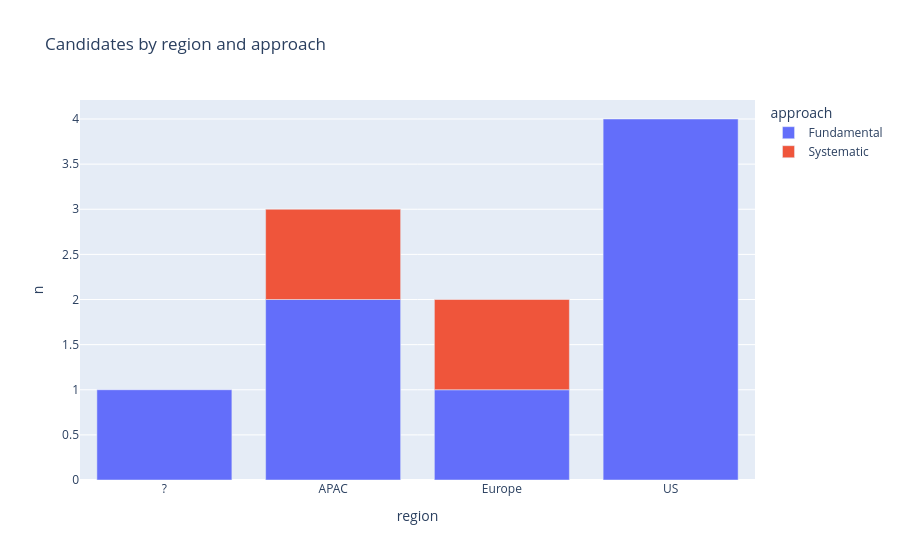
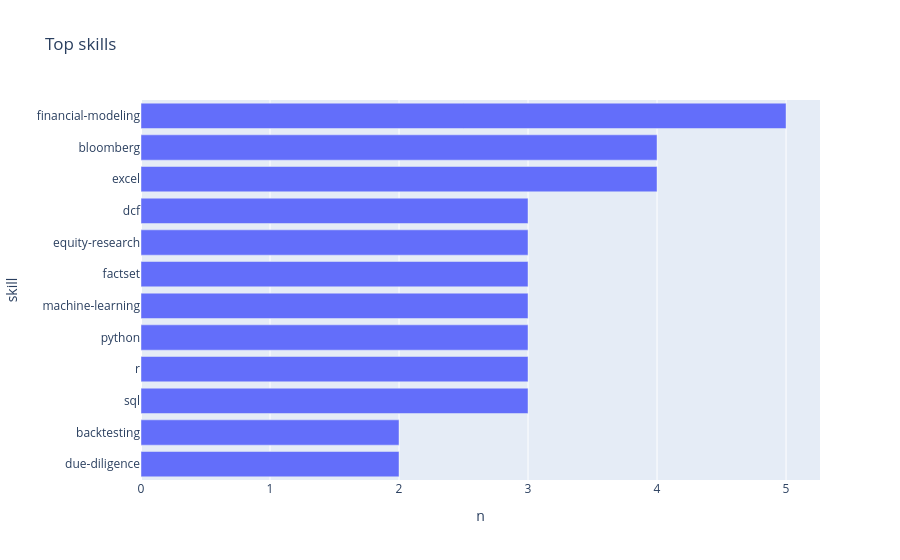

The code cell stored with these charts, in order, in its notebook:
### Markdown cell above
### Insights

Two of the Insights page's charts. The tables print the same numbers, so the cell is readable where plots do not render.

### Code cell
import plotly.express as px
import plotly.io as pio

pio.renderers.default = "plotly_mimetype"  # JSON payload only: no 3 MB plotly.js bundle per figure


def q(sql: str) -> pd.DataFrame:
    return pd.read_sql(sql, conn)


by_region = q("SELECT COALESCE(current_region, '?') AS region, investment_approach AS approach, COUNT(*) AS n "
              "FROM candidates GROUP BY 1, 2")
skills = q("SELECT skill, COUNT(DISTINCT candidate_id) AS n FROM candidate_skills "
           "GROUP BY 1 ORDER BY n DESC, skill LIMIT 12")
print("Candidates by region and approach")
print(by_region.pivot(index="region", columns="approach", values="n").fillna(0).astype(int))
print("\nTop skills (candidates)")
print(skills.to_string(index=False))
px.bar(by_region, x="region", y="n", color="approach", title="Candidates by region and approach").show()
fig = px.bar(skills, x="n", y="skill", orientation="h", title="Top skills")
fig.update_yaxes(autorange="reversed")
fig.show()

### Figure 1 — Plotly figure (JSON) as saved in the notebook; plotly's stock layout.template omitted (floating-point values rounded to 4 significant figures)
{"data": [{"hovertemplate": "approach=Fundamental<br>region=%{x}<br>n=%{y}<extra></extra>", "legendgroup": "Fundamental", "marker": {"color": "#636efa", "pattern": {"shape": ""}}, "name": "Fundamental", "orientation": "v", "showlegend": true, "textposition": "auto", "type": "bar", "x": ["?", "APAC", "Europe", "US"], "xaxis": "x", "y": [1, 2, 1, 4], "yaxis": "y"}, {"hovertemplate": "approach=Systematic<br>region=%{x}<br>n=%{y}<extra></extra>", "legendgroup": "Systematic", "marker": {"color": "#EF553B", "pattern": {"shape": ""}}, "name": "Systematic", "orientation": "v", "showlegend": true, "textposition": "auto", "type": "bar", "x": ["APAC", "Europe"], "xaxis": "x", "y": [1, 1], "yaxis": "y"}], "layout": {"barmode": "relative", "legend": {"title": {"text": "approach"}, "tracegroupgap": 0}, "title": {"text": "Candidates by region and approach"}, "xaxis": {"anchor": "y", "domain": [0.0, 1.0], "title": {"text": "region"}}, "yaxis": {"anchor": "x", "domain": [0.0, 1.0], "title": {"text": "n"}}}}

### Figure 2 — Plotly figure (JSON) as saved in the notebook; plotly's stock layout.template omitted (floating-point values rounded to 4 significant figures)
{"data": [{"hovertemplate": "n=%{x}<br>skill=%{y}<extra></extra>", "legendgroup": "", "marker": {"color": "#636efa", "pattern": {"shape": ""}}, "name": "", "orientation": "h", "showlegend": false, "textposition": "auto", "type": "bar", "x": [5, 4, 4, 3, 3, 3, 3, 3, 3, 3, 2, 2], "xaxis": "x", "y": ["financial-modeling", "bloomberg", "excel", "dcf", "equity-research", "factset", "machine-learning", "python", "r", "sql", "backtesting", "due-diligence"], "yaxis": "y"}], "layout": {"barmode": "relative", "legend": {"tracegroupgap": 0}, "title": {"text": "Top skills"}, "xaxis": {"anchor": "y", "domain": [0.0, 1.0], "title": {"text": "n"}}, "yaxis": {"anchor": "x", "autorange": "reversed", "domain": [0.0, 1.0], "title": {"text": "skill"}}}}
